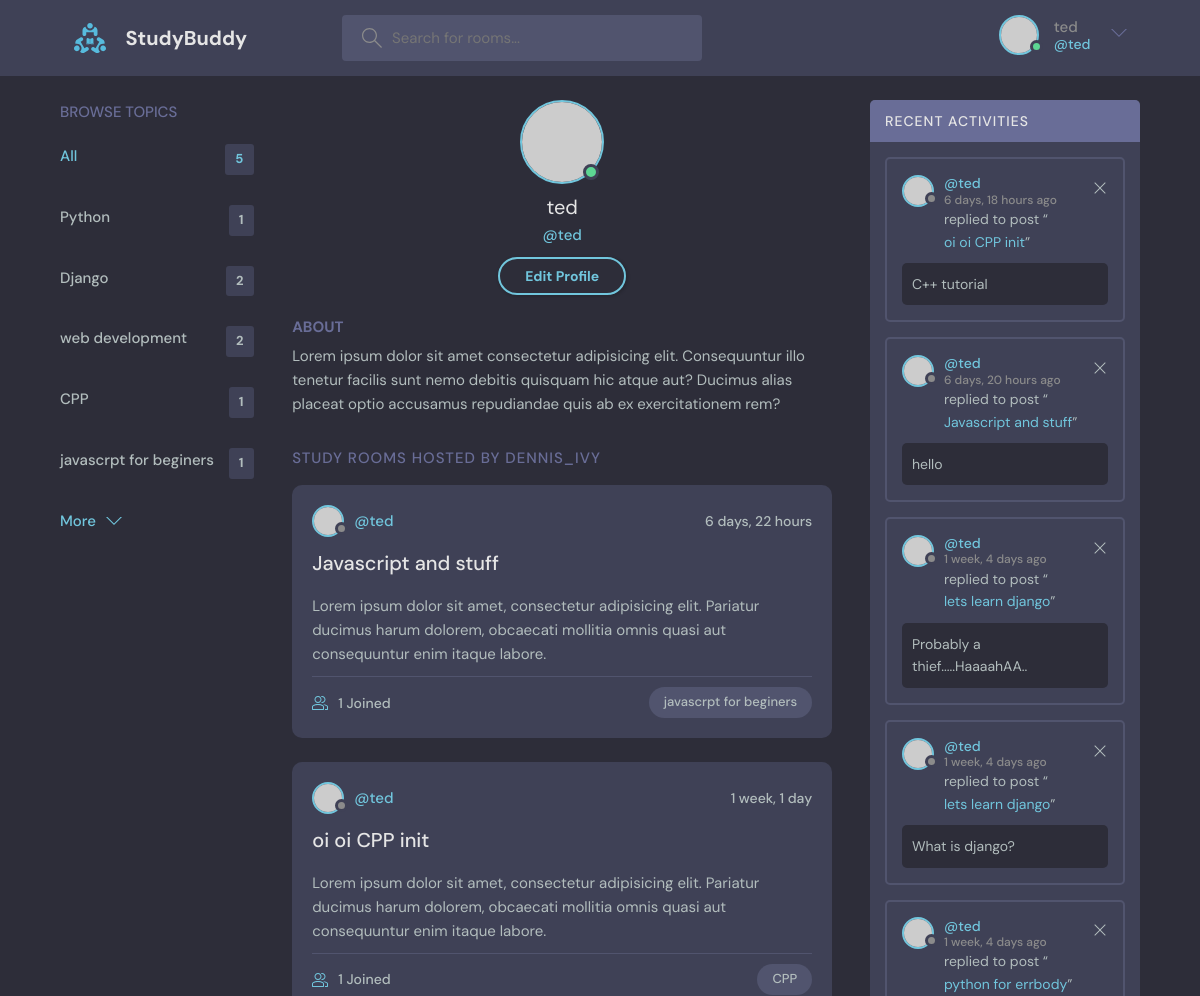
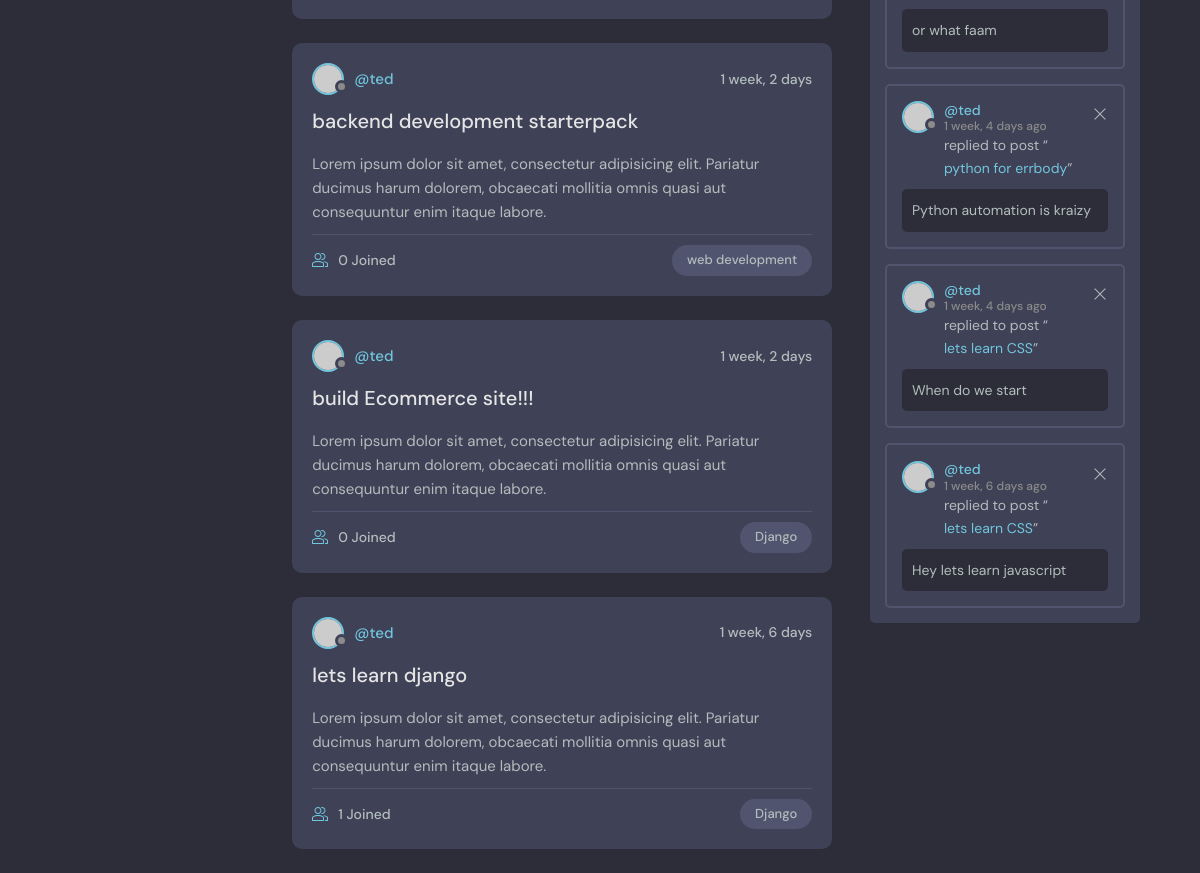
/profile/1/ (signed in), run on the app's committed database (2 pictures, top to bottom).
### base/models.py (models this page shows, shortened)
class Topic(models.Model):
    name = models.CharField(max_length=200)

class Room(models.Model):
    host = models.ForeignKey(User, on_delete=models.SET_NULL, null=True)
    topic = models.ForeignKey(Topic, on_delete=models.SET_NULL, null=True)
    name = models.CharField(max_length=200)
    description = models.TextField(null=True, blank=True)
    participants = models.ManyToManyField(User, related_name='participants', blank=True)
    updated = models.DateTimeField(auto_now=True)
    created = models.DateTimeField(auto_now_add=True)
    class Meta:
        ordering =  ['-updated', '-created']
    def __str__(self):
        return self.name

class Message(models.Model):
    user = models.ForeignKey(User, on_delete=models.CASCADE)
    room = models.ForeignKey(Room, on_delete=models.CASCADE)
    body = models.TextField()
    updated = models.DateTimeField(auto_now_add=True)
    created = models.DateTimeField(auto_now_add=True)
    class Meta:
        ordering =  ['-updated', '-created']

### base/views.py (the view)
# urls.py: path('profile/<str:pk>/', views.userProfile, name="user-profile"),
def userProfile(request, pk):
    user = User.objects.get(id=pk)
    rooms = user.room_set.all()
    room_messages = user.message_set.all()
    topics = Topic.objects.all()
    context = {'user': user, 'rooms': rooms, 'room_messages': room_messages, 'topics': topics}
    return render(request, 'base/profile.html', context)

### base/templates/base/profile.html
{% extends 'main.html' %}
{% block content %}
  <main class="profile-page layout layout--3">
    <div class="container">
      {% include 'base/topics_component.html' %}
      <div class="roomList">
        <div class="profile">
          <div class="profile__avatar">
            <div class="avatar avatar--large active">
              <img src="https://randomuser.me/api/portraits/men/11.jpg" />
            </div>
          </div>
          <div class="profile__info">
            <h3>{{user.username}}</h3>
            <p>@{{user.username}}</p>
            {% if request.user == user %}
            <a href="{% url 'edit-user'%}" class="btn btn--main btn--pill">Edit Profile</a>
            {% endif %}
          </div>
          <div class="profile__about">
            <h3>About</h3>
            <p>
              Lorem ipsum dolor sit amet consectetur adipisicing elit. Consequuntur illo tenetur
              facilis sunt nemo debitis quisquam hic atque aut? Ducimus alias placeat optio
              accusamus repudiandae quis ab ex exercitationem rem?
            </p>
          </div>
        </div>
        <div class="roomList__header">
          <div>
            <h2>Study Rooms Hosted by dennis_ivy</a>
            </h2>
          </div>
        </div>
        {% include 'base/feed_component.html' %}
      </div>
      {% include 'base/activity_component.html' %}
    </div>
  </main>
{% endblock content %}

### templates/navbar.html (shortened to what this page needs)
{% load static %}
<header class="header header--loggedIn">
    <div class="container">
      <a href="{% url 'home' %}" class="header__logo">
        <img src="{% static 'images/logo.svg' %}" />
        <h1>StudyBuddy</h1>
      </a>
      <form class="header__search" method="GET" action="{% url 'home' %}">
        <label>
          <input name="q" placeholder="Search for rooms..." />
        </label>
      </form>
      <nav class="header__menu">
        {% if request.user.is_authenticated %}
        <div class="header__user">
          <a href="profile.html">
            <div class="avatar avatar--medium active">
              <img src="https://randomuser.me/api/portraits/men/37.jpg" />
            </div>
            <p>{{request.user.username}}<span>@{{request.user.username}}</span></p>
          </a>
          <button class="dropdown-button">
            <svg version="1.1" xmlns="http://www.w3.org/2000/svg" width="32" height="32" viewBox="0 0 32 32">
              <title>chevron-down</title>
              <path d="M16 21l-13-13h-3l16 16 16-16h-3l-13 13z"></path>
            </svg>
          </button>
        </div>
        {% else %}
        <a href="{% url 'login' %}">
          <img src="{% static 'images/avatar.svg' %}" />
          <p>Login</p>
        </a>
        {% endif %}
      </nav>
    </div>
  </header>

### base/templates/base/topics_component.html
<div class="topics">
    <div class="topics__header">
      <h2>Browse Topics</h2>
    </div>
    <ul class="topics__list">
      <li>
        <a href="{% url 'home' %}" class="active">All <span>{{topics.count}}</span></a>
      </li>
    {% for topic in topics %}
      <li>
        <a href="{% url 'home' %}?q={{topic.name}}">{{topic.name}}<span>{{topic.room_set.all.count}}</span></a>
      </li>
    {% endfor %}
    </ul>
    <a class="btn btn--link" href="topics.html">
      More
      <svg version="1.1" xmlns="http://www.w3.org/2000/svg" width="32" height="32" viewBox="0 0 32 32">
        <title>chevron-down</title>
        <path d="M16 21l-13-13h-3l16 16 16-16h-3l-13 13z"></path>
      </svg>
    </a>
  </div>

### base/templates/base/feed_component.html (shortened to what this page needs)
{% for room in rooms %}
<div class="roomListRoom">
    <div class="roomListRoom__header">
      <a href="{% url 'user-profile' room.host.id %}" class="roomListRoom__author">
        <div class="avatar avatar--small">
          <img src="https://randomuser.me/api/portraits/women/11.jpg" />
        </div>
        <span>@{{room.host.username}}</span>
      </a>
      <div class="roomListRoom__actions">
        <span>{{room.created|timesince}}</span>
      </div>
    </div>
    <div class="roomListRoom__content">
      <a href="{% url 'room' room.id %}">{{room.name}}</a>
      <p>
        Lorem ipsum dolor sit amet, consectetur adipisicing elit. Pariatur ducimus harum dolorem, obcaecati
        mollitia omnis quasi aut consequuntur enim itaque labore.
      </p>
    </div>
    <div class="roomListRoom__meta">
      <a href="{% url 'room' room.id %}" class="roomListRoom__joined">
        {{room.participants.all.count}} Joined
      </a>
      <p class="roomListRoom__topic">{{room.topic.name}}</p>
    </div>
  </div>
{% endfor %}

### base/templates/base/activity_component.html
<div class="activities">
    <div class="activities__header">
      <h2>Recent Activities</h2>
    </div>
    {% for message in room_messages %}
    <div class="activities__box">
      <div class="activities__boxHeader roomListRoom__header">
        <a href="{% url 'user-profile' message.user.id %}" class="roomListRoom__author">
          <div class="avatar avatar--small">
            <img src="https://randomuser.me/api/portraits/women/11.jpg" />
          </div>
          <p>
            @{{message.user}}
            <span>{{message.created|timesince}} ago</span>
          </p>
        </a>
        {% if request.user == message.user %}
        <div class="roomListRoom__actions">
          <a href="{% url 'delete-message' message.id %}">
            <svg version="1.1" xmlns="http://www.w3.org/2000/svg" width="32" height="32" viewBox="0 0 32 32">
              <title>remove</title>
              <path
                d="M27.314 6.019l-1.333-1.333-9.98 9.981-9.981-9.981-1.333 1.333 9.981 9.981-9.981 9.98 1.333 1.333 9.981-9.98 9.98 9.98 1.333-1.333-9.98-9.98 9.98-9.981z"
              ></path>
            </svg>
          </a>
        </div>
        {% endif %}
      </div>
      <div class="activities__boxContent">
        <p>replied to post “<a href="{% url 'room' message.room.id %}">{{message.room}}</a>”</p>
        <div class="activities__boxRoomContent">
            {{message.body}}
        </div>
      </div>
    </div>
    {% endfor %}
  </div>

### data on the page
Topic: name "Python", room_set.all.count "1"
Topic: name "Django", room_set.all.count "2"
Topic: name "web development", room_set.all.count "2"
Topic: name "CPP", room_set.all.count "1"
Topic: name "javascrpt for beginers", room_set.all.count "1"
Room: host.username "ted", created "6 days, 22 hours", name "Javascript and stuff", participants.all.count "1", topic.name "javascrpt for beginers"
Room: host.username "ted", created "1 week, 1 day", name "oi oi CPP init", participants.all.count "1", topic.name "CPP"
Room: host.username "ted", created "1 week, 2 days", name "backend development starterpack", participants.all.count "0", topic.name "web development"
Room: host.username "ted", created "1 week, 2 days", name "build Ecommerce site!!!", participants.all.count "0", topic.name "Django"
Room: host.username "ted", created "1 week, 6 days", name "lets learn django", participants.all.count "1", topic.name "Django"
Message: user "ted", created "6 days, 18 hours", room "oi oi CPP init", body "C++ tutorial"
Message: user "ted", created "6 days, 20 hours", room "Javascript and stuff", body "hello"
Message: user "ted", created "1 week, 4 days", room "lets learn django", body "Probably a thief.....HaaaahAA.."
Message: user "ted", created "1 week, 4 days", room "lets learn django", body "What is django?"
Message: user "ted", created "1 week, 4 days", room "python for errbody", body "or what faam"
Message: user "ted", created "1 week, 4 days", room "python for errbody", body "Python automation is kraizy"
Message: user "ted", created "1 week, 4 days", room "lets learn CSS", body "When do we start"
Message: user "ted", created "1 week, 6 days", room "lets learn CSS", body "Hey lets learn javascript"

### other printed values
{{ request.user.username }} "ted"
{{ topics.count }} "5"
{{ user.username }} "ted"
